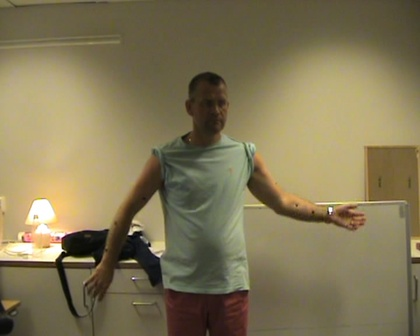
%> input picture BandStopFilter/arm2.JPG, 420 x 336 px, shrunk from 720 x 576 before the run
$ octave FilterTest.m   (GNU Octave 9; MATLAB toolbox functions it lacks are replaced by stand-ins)
%> lines starting %> are read from the running program, lines starting %| are printed output that depends on the picture
### BandStopFilter/BandFilter.m
%%%%%%%%%%%%%%%%%%%%%%%%%%%%%%%%%%%%%%%%%%%%%%%%%%%%%%%%%%%%%
% 高斯带阻滤波器
% 滤波器的传递函数为H(u,v)=1-exp(-1/2*((D^2-D0^2)/(D*W))^2)
% 其中W是频带宽度,D0是频带的中心半径
%%%%%%%%%%%%%%%%%%%%%%%%%%%%%%%%%%%%%%%%%%%%%%%%%%%%%%%%%%%%%
function ImgOut=BandFilter(ImgIn,d0,W)
s=fftshift(fft2(ImgIn));               %将灰度图像的二维不连续Frourier变换的零频率成分移到频谱的中心
[M,N]=size(s);                      %分别返回s的行数到M中，列数到N中
n1=floor(M/2)+1;                    %对M/2进行取整
n2=floor(N/2)+1;                    %对N/2进行取整
for i=1:M
    for j=1:N
        d=sqrt((i-n1)^2+(j-n2)^2);         %点（i,j）到傅立叶变换中心的距离
        h=exp(-1/2*((d^2-d0^2)/(d*W))^2);%GBEF滤波函数
        s1(i,j)=h*s(i,j);                   %GBEF滤波后的频域表示
        H(i,j)=h;
    end
end
figure;
subplot(1,3,1),imshow(log(abs(s)+1),[]);title('滤波前图像傅里叶频谱取对数');
subplot(1,3,2),imshow(log(abs(s1)+1),[]);title('滤波后图像傅里叶频谱取对数');
subplot(1,3,3),mesh(H);title('滤波器频域图');
s=ifftshift(s1);                           %对s进行反FFT移动
%对s进行二维反离散的Fourier变换后，取复数的实部转化为无符号8位整数
s=uint8(real(ifft2(s)));
ImgOut=s;

### BandStopFilter/FilterTest.m
%%%%%%%%%%%%%%%%%%%%%%%%%%%%%%%%%%%%%%%%%%%%%%%%%%%%%%%%%%%%%
% 高斯带阻滤波器
% 滤波器的传递函数为H(u,v)=1-exp(-1/2*((D^2-D0^2)/(D*W))^2)
% 其中W是频带宽度,D0是频带的中心半径
%%%%%%%%%%%%%%%%%%%%%%%%%%%%%%%%%%%%%%%%%%%%%%%%%%%%%%%%%%%%%
% [10 lines of commented-out code are left out]

close all;
clear all;
f=imread('arm2.jpg');           %读取图像
%> f is the input picture: size 336x420x3 uint8; mean R, G, B 129.8, 118.8, 86
I=rgb2gray(f);                      %将图像变为灰度图象
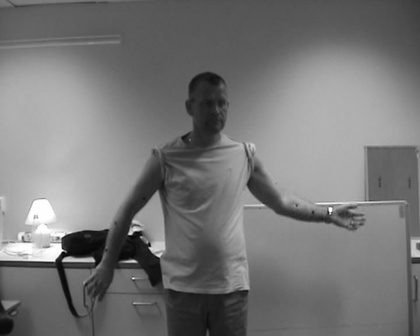
%> I: size 336x420 uint8; min 1, max 255, mean 118.4
I1=BandFilter(I,20,10);
%> after the loop in BandFilter, `for i=1:M`:
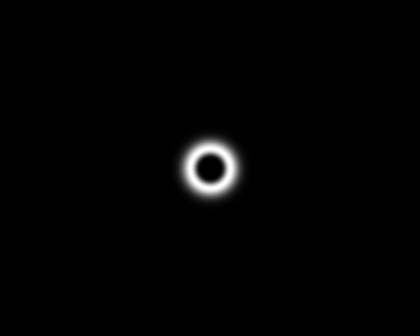
%> H: size 336x420 double; min 0, max 1, mean 0.0121
%> in BandFilter, `imshow(log(abs(s)+1),[])`:
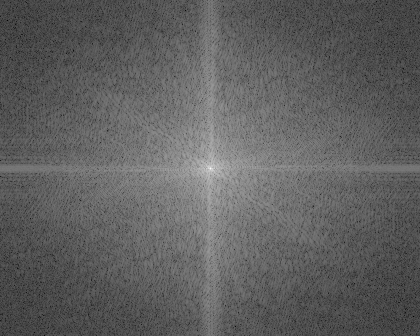
%> displayed picture: size 336x420, on the screen's scale of 0 to 255; min 0, max 255, mean 95.5
%> in BandFilter, `imshow(log(abs(s1)+1),[])`:
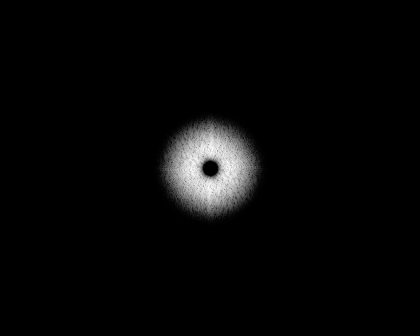
%> displayed picture: size 336x420, on the screen's scale of 0 to 255; min 0, max 255, mean 7.2
%> in BandFilter, `s=uint8(real(ifft2(s)));`:
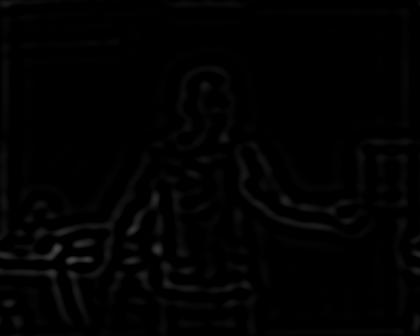
%> s: size 336x420 uint8; min 0, max 70, mean 2.1
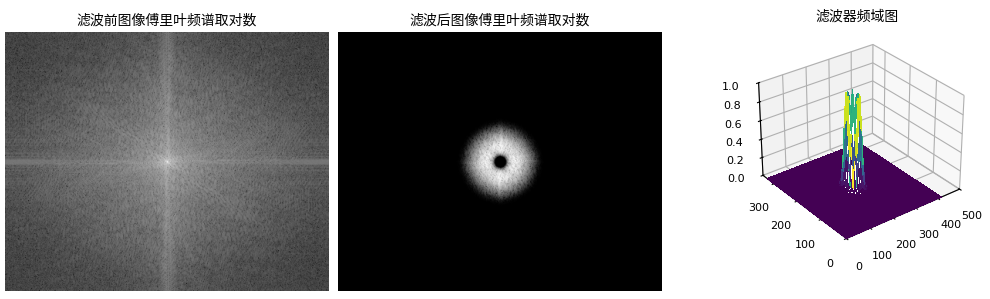
%> figure redrawn from the program's plot data, 3 panels
% I2=BandFilter(I1,150,30);
% I3=BandFilter(I2,200,20);

%I3=medfilt2(I,[8,8]);

figure;
imshow(I1);
% [6 lines of commented-out code are left out]

$ run again, with BandStopFilter/SinNoisy.jpg copied over BandStopFilter/arm2.JPG
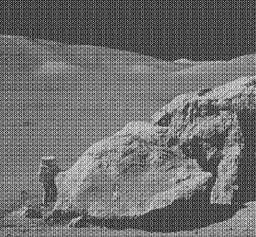
%> input picture BandStopFilter/SinNoisy.jpg, 256 x 237 px
%> f is the input picture: size 237x256x3 uint8; min 0, max 255, mean 110.5
%> after the loop in BandFilter, `for i=1:M`:
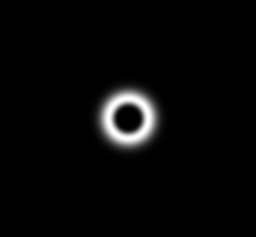
%> H: size 237x256 double; min 0, max 1, mean 0.0282
%> `I1=BandFilter(I,20,10);`:
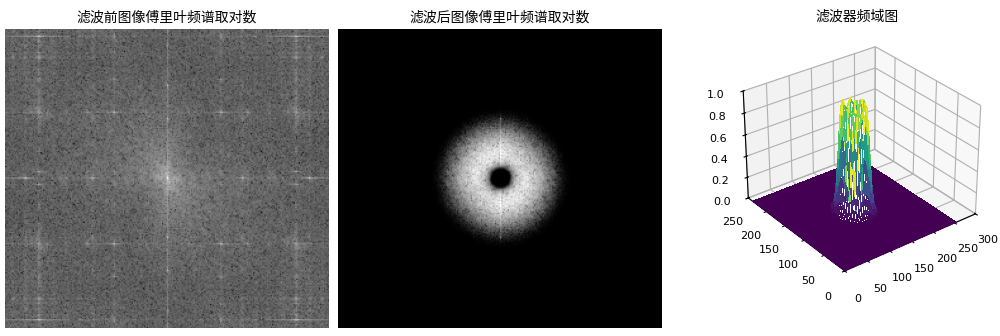
%> figure redrawn from the program's plot data, 3 panels
